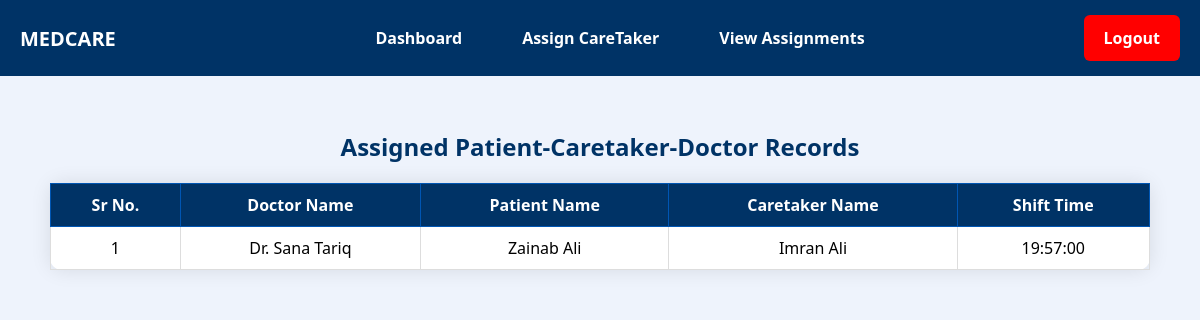
The app's page /showCaretakerReport.php with its own data.
### tables this page shows
CREATE TABLE `pat_caretaker` (
  `id` int(11) NOT NULL,
  `Name` varchar(30) NOT NULL,
  `pat_id` int(11) DEFAULT NULL,
  `Email` varchar(30) NOT NULL,
  `Password` varchar(15) NOT NULL,
  `username` varchar(50) NOT NULL,
  `shift_time` time DEFAULT NULL
);

CREATE TABLE `doctor` (
  `doc_id` int(11) NOT NULL,
  `name` varchar(30) NOT NULL,
  `username` varchar(30) NOT NULL,
  `password` varchar(15) NOT NULL,
  `gender` varchar(1) NOT NULL,
  `specialization` varchar(100) NOT NULL,
  `email` varchar(100) NOT NULL
);

CREATE TABLE `patient` (
  `pat_id` int(11) NOT NULL,
  `Name` varchar(30) NOT NULL,
  `Age` int(11) NOT NULL,
  `Gender` varchar(1) NOT NULL,
  `Medical_Condition` text DEFAULT NULL,
  `SSN` int(11) NOT NULL,
  `Srs_Level` varchar(50) NOT NULL,
  `Police_Case` tinyint(1) DEFAULT 0
);

### showCaretakerReport.php (the view, shortened to what this page needs)
<?php
include("connection.php");
$sql = "
        SELECT
            d.name AS doctor_name,
            p.name AS patient_name,
            pc.name AS caretaker_name,
            pc.shift_time
        FROM
            pat_caretaker pc
        JOIN
            Patient p ON pc.pat_id = p.pat_id
        JOIN
            collab_with cw ON pc.id = cw.id
        JOIN
            Doctor d ON cw.doc_id = d.doc_id
        WHERE
            pc.pat_id IS NOT NULL
            AND pc.shift_time IS NOT NULL
        ";
$result = $conn->query($sql);
?>
<!DOCTYPE html>
<html>
<head>
</head>
<body>
<div class="navbar">
    <div class="logo">
        <span>MEDCARE</span>
    </div>
    <div class="menu">
        <a href="admin.php" class="dashboard">Dashboard</a>
        <a href="assignFormPatientCaretaker.php" class="create-appointments">Assign CareTaker</a>
        <a href="showCaretakerReport.php" class="view-appointments">View Assignments</a>
    </div>
    <a href="logout.php" class="logout">Logout</a>
</div>
<h2 style="text-align:center;color: #003366;margin-top: 80px;">Assigned Patient-Caretaker-Doctor Records</h2>
<table>
    <tr>
        <th>Sr No.</th>
        <th>Doctor Name</th>
        <th>Patient Name</th>
        <th>Caretaker Name</th>
        <th>Shift Time</th>
    </tr>
    <?php
    $sr = 1;
    while ($row = $result->fetch_assoc()) {
        echo "<tr>
            <td>{$sr}</td>
            <td>" . ($row['doctor_name'] ?? 'Not Assigned') . "</td>
            <td>" . ($row['patient_name'] ?? 'Not Assigned') . "</td>
            <td>{$row['caretaker_name']}</td>
            <td>{$row['shift_time']}</td>
        </tr>";
        $sr++;
    }
    ?>
</table>
</body>
</html>

### showCaretakerReport.php (style rules this page uses)
body { font-family: 'Segoe UI', sans-serif; margin: 0; padding: 50px; background-color: #eef3fc; }
table { width: 100%; border-collapse: collapse; margin-top: 0px; border-radius: 12px; box-shadow: 0 0 20px rgba(0, 0, 0, 0.1); background-color: white; }
th, td { padding: 10px; text-align: center; border: 1px solid #ddd; }
th { background-color: #003366; color: white; border: 1px solid #0056b3; }
.navbar { background-color: #003366; padding: 15px 20px; display: flex; justify-content: center; align-items: center; position: fixed; top: 0; left: 0; right: 0; z-index: 10; width: 100%; }
.navbar .logo { position: absolute; left: 20px; font-size: 20px; font-weight: bold; color: white; }
.navbar .menu { display: flex; gap: 20px; justify-content: center; width: 100%; text-align: center; }
.navbar .menu a { color: white; text-decoration: none; padding: 12px 20px; font-size: 16px; font-weight: bold; border-radius: 6px; transition: all 0.3s ease; position: relative; }
.navbar .menu a::after { content: ''; position: absolute; width: 0%; height: 3px; bottom: 0; left: 50%; background: white; border-radius: 2px; transition: all 0.4s ease-in-out; transform: translateX(-50%); }
.navbar .logout { position: absolute; right: 60px; color: white; font-weight: bold; padding: 12px 20px; border-radius: 6px; transition: background-color 0.3s ease; font-size: 16px; text-decoration: none; background-color: red; }
.navbar .logout::after { content: ''; position: absolute; width: 0%; height: 3px; bottom: 0; left: 50%; background: white; border-radius: 2px; transition: all 0.4s ease-in-out; transform: translateX(-50%); }

### records on screen
pat_caretaker: doctor.name "Dr. Sana Tariq", pat.Name "Zainab Ali", Name "Imran Ali", shift_time "19:57:00"
